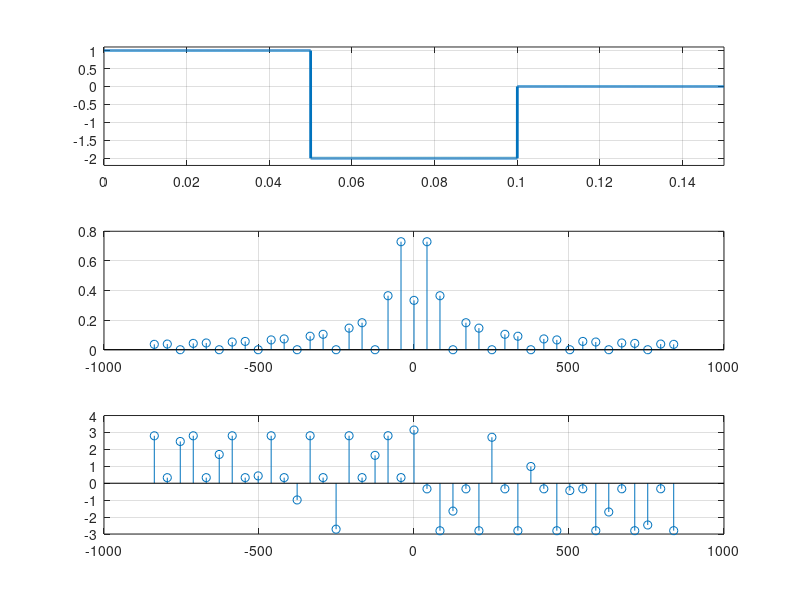
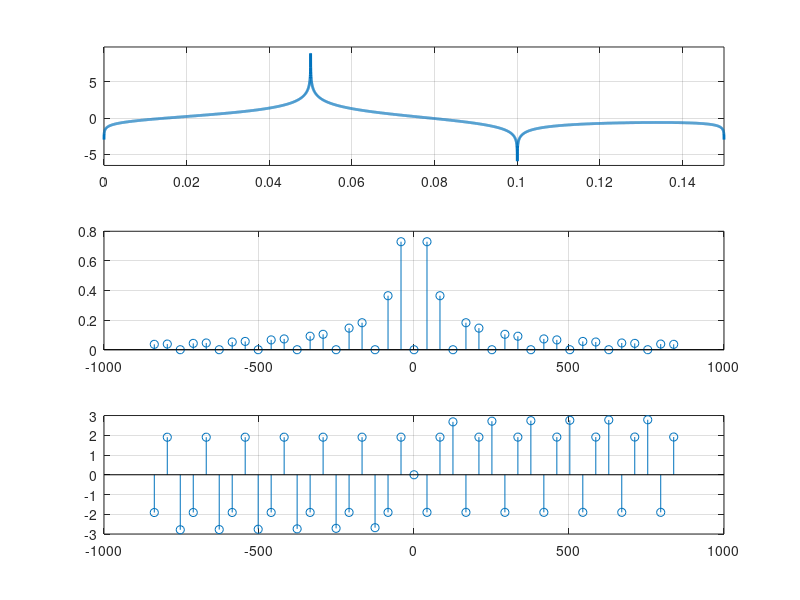

Here is the MATLAB script that generated these plots, in order:
clear all
close all

fs=75000;
ts=1/fs;
%Señal m(t)
t0=0.15;
t=0:ts:t0;
m=1*(0<=t & t<=t0/3) -2*(t>t0/3 & t<=2*t0/3);


%Espectro de magnitud y fase de la señal m(t), periodica
%Usando los coeficientes de la serie de Fourier
T=t0;
w0=2*pi/T;  %frecuencia fundamental
Cn1=0;
n=-20:20;  %Se calculan y grafican solo 41 coeficientes
k=0;
for tt=t
    k=k+1;
    Cn1=Cn1 + 1/T*m(k)*exp(-j*n*w0*tt)*ts;
end
figure(1)
subplot(311)
plot(t,m,'linewidth',2)
axis([0,t0,1.1*min(m), 1.1*max(m)])
grid
subplot(312)
stem(n*w0, abs(Cn1))
grid
subplot(313)
stem(n*w0,angle(Cn1))
grid

%Transformada de hilber de m(t), Espectros de magnitud y fase
mh=imag(hilbert(m))
k=0;
Cn2=0
for tt=t
    k=k+1;
    Cn2=Cn2 + 1/T*mh(k)*exp(-j*n*w0*tt)*ts;
end
figure(2)
subplot(311)
plot(t,mh,'linewidth',2)
axis([0,t0,1.1*min(mh), 1.1*max(mh)])
grid
subplot(312)
stem(n*w0, abs(Cn2))
grid
subplot(313)
stem(n*w0,angle(Cn2))
grid
